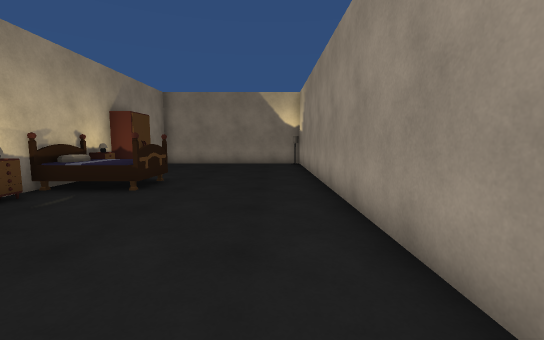
view 1 (above)

12 first-person views from a walk through a scene from a Unity 3-D project. The camera is 1.2 m above the floor, tilts 6° down and sees 90° across. The floor is counted in squares, 1 m on a side. Each view is taken from the middle of a square. On the plan, view 1 faces up. The plan holds only what a view shows up to about 13 squares ahead; the rest is blank. The player character is not drawn.

view 2
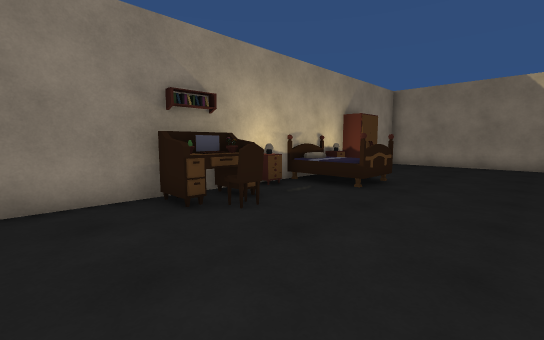

view 3
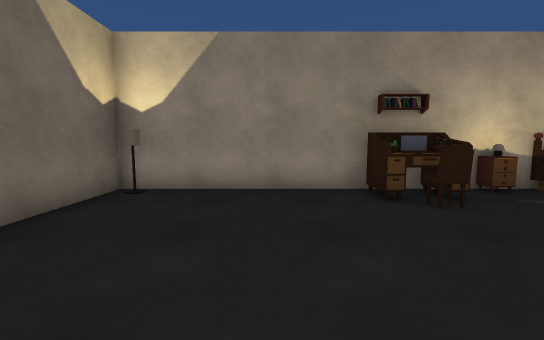

view 4
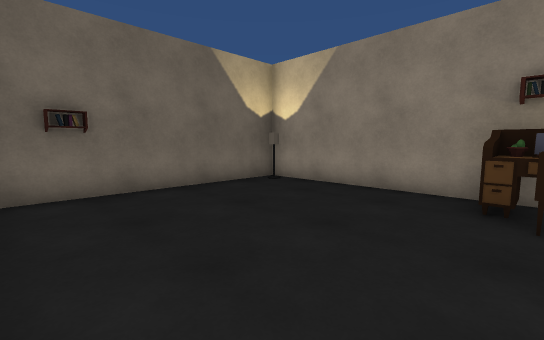

view 5
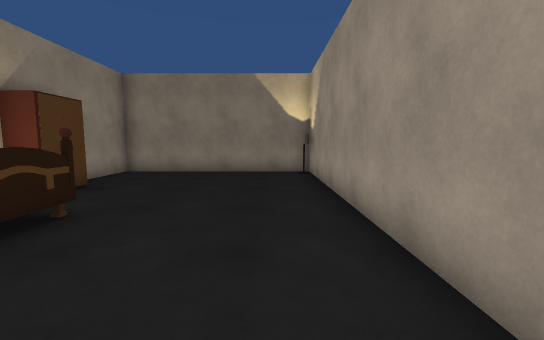

view 6
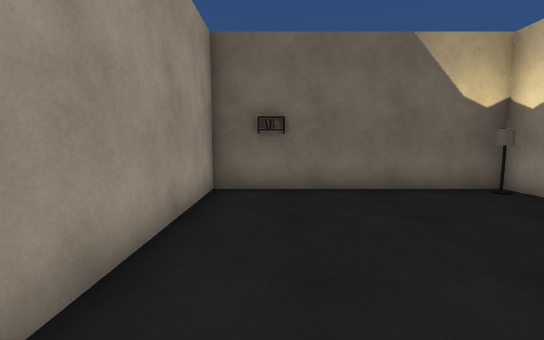

view 7
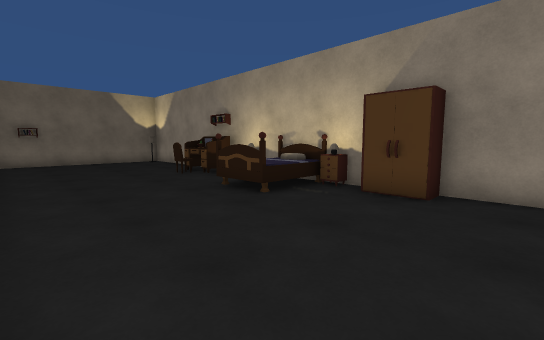

view 8
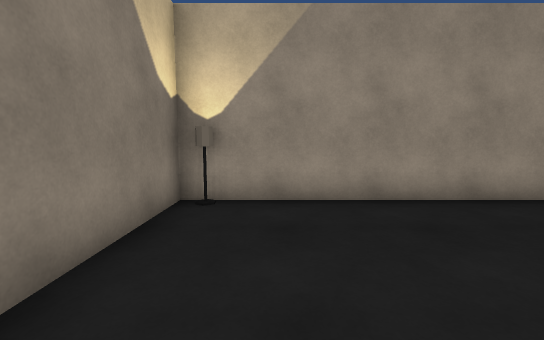

view 9
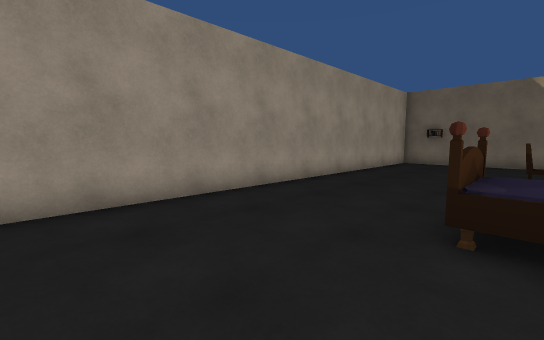

view 10
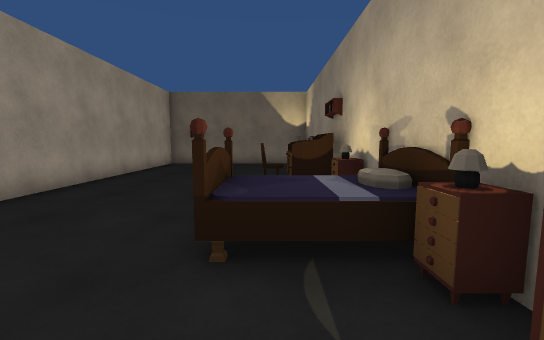

view 11
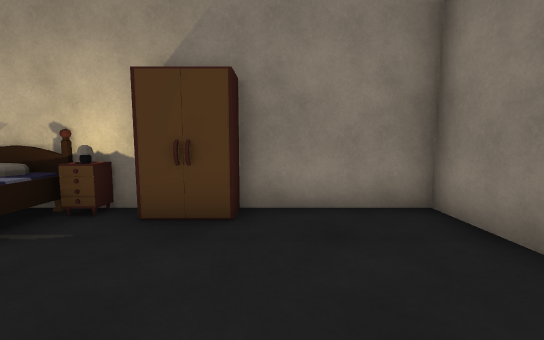

view 12
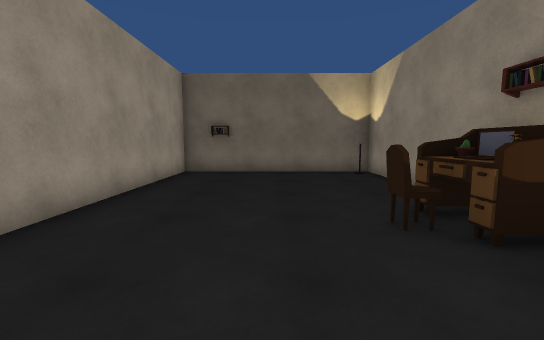

### Floor plan
Ten units are one square. View 1 is at (0, 0); x grows to the right and y downward. Boxes are objects, and circles mark ways between rooms. Rooms are numbered by the first view taken in them; rooms with no view inside come last. Other rooms are left out.
<svg viewBox="-64 -154 84 197">
<path fill="none" stroke="#000" d="M-59 -46 -59 38 15 38 15 -149 -59 -149 -59 -94M-59 -94 -59 -54"/>
<rect x="-55" y="25" width="10" height="10" fill="#bbb"><title>lamp</title></rect>
<rect x="-55" y="-35" width="10" height="10" fill="#bbb"><title>cactus</title></rect>
<rect x="-55" y="-45" width="10" height="10" fill="#bbb"><title>other object</title></rect>
<rect x="-55" y="-55" width="10" height="10" fill="#bbb"><title>nightstand</title></rect>
<rect x="-55" y="-85" width="20" height="20" fill="#bbb"><title>bed</title></rect>
<rect x="-55" y="-115" width="10" height="10" fill="#bbb"><title>wardrobe</title></rect>
<rect x="-45" y="-35" width="10" height="10" fill="#bbb"><title>chair</title></rect>
<rect x="5" y="-145" width="10" height="10" fill="#bbb"><title>lamp</title></rect>
<text x="-20" y="-50">1</text>
<text x="-50" y="-80">2</text>
</svg>

Where each view was taken, in squares from view 1:
view 1: 0 up, 0 right, facing up
view 2: 0 up, 0 right, facing up-left
view 3: 0 up, 1 right, facing left
view 4: 3 up, 1 right, facing down-left
view 5: 4 up, 0 right, facing up
view 6: 3 up, 0 right, facing down
view 7: 13 up, 1 right, facing down-left
view 8: 13 up, 4 left, facing right
view 9: 12 up, 4 left, facing down-right
view 10: 11 up, 4 left, facing down
view 11: 12 up, 1 left, facing left
view 12: 7 up, 2 left, facing down
